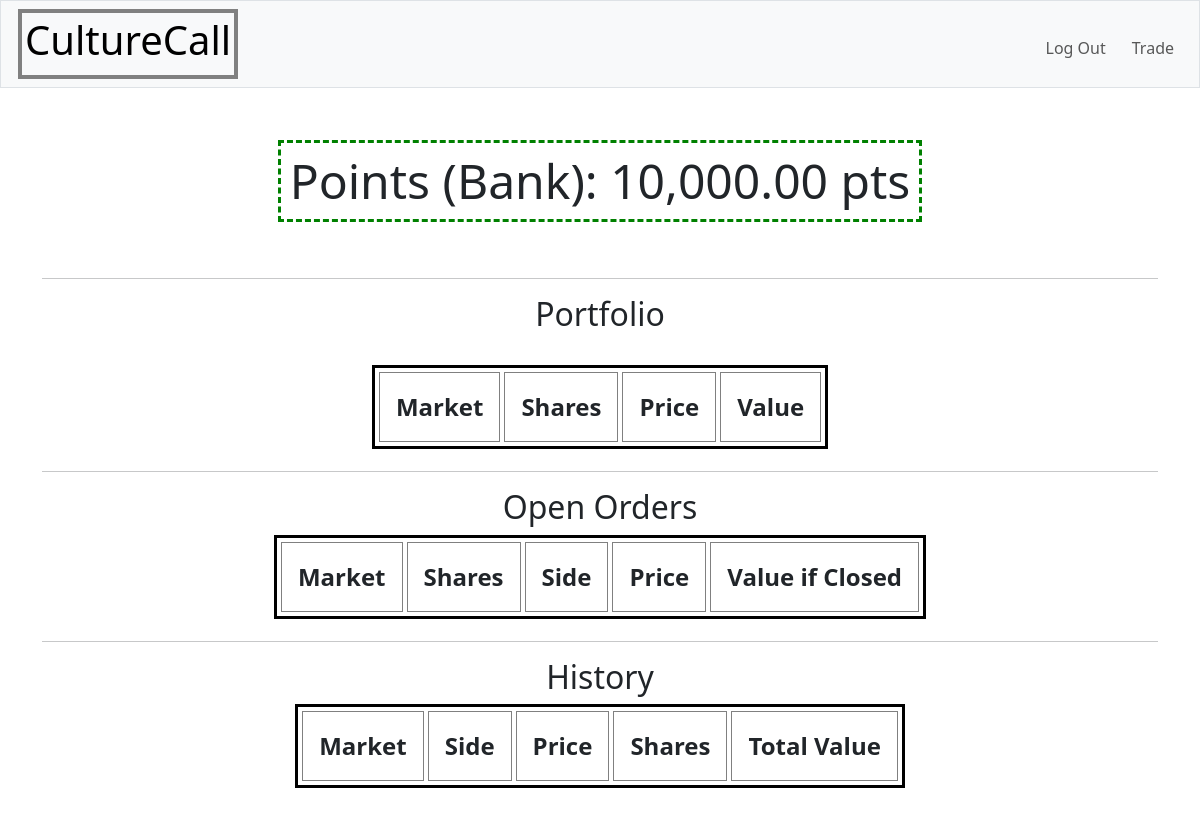
Before: / (signed in) with the older database file.
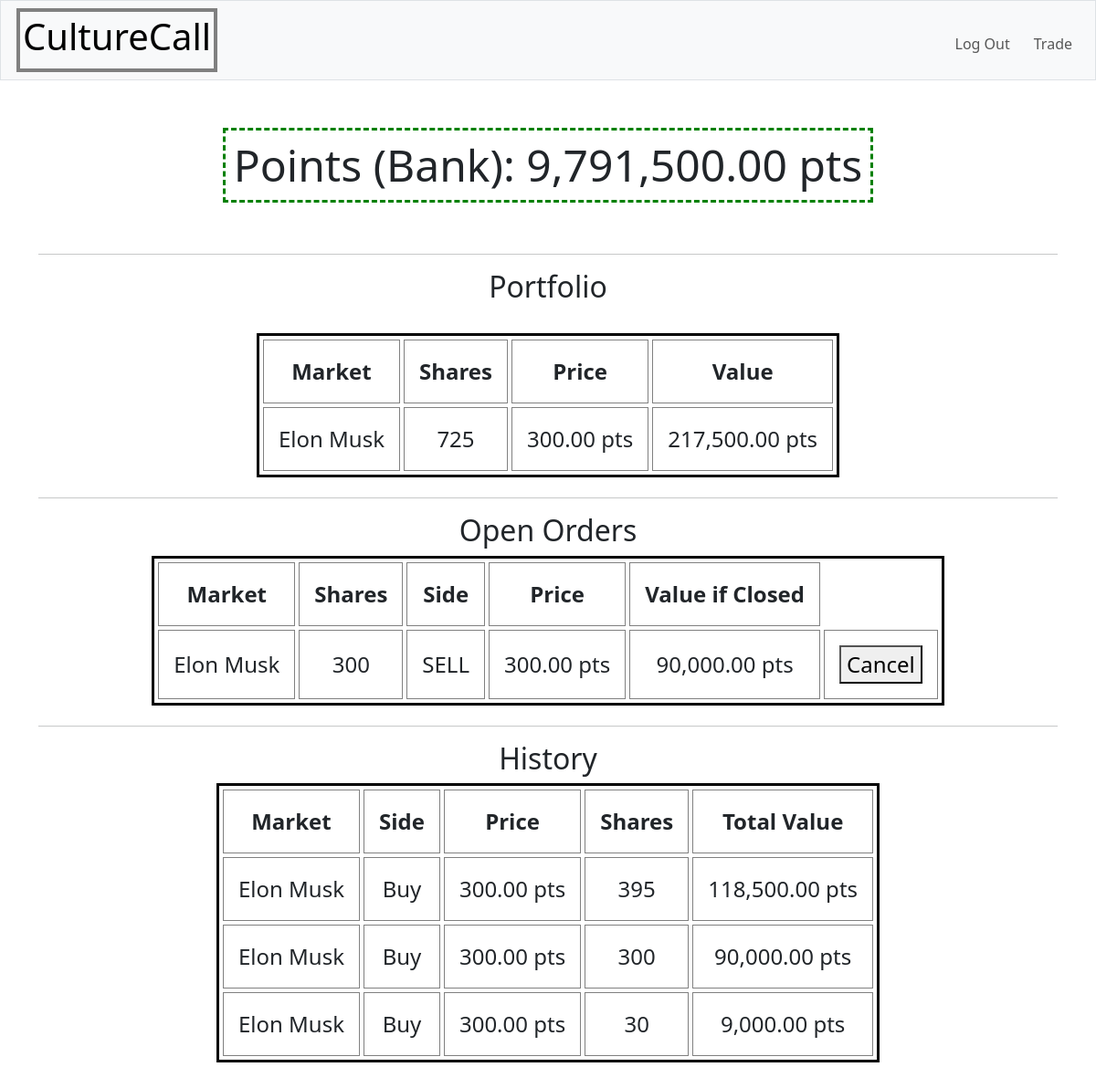
After: the same page with the newer database file.
### tables this page shows
CREATE TABLE portfolio (
    userId INTEGER NOT NULL,
    marketId INTEGER NOT NULL,
    sharesCount INTEGER NOT NULL DEFAULT 0,
    PRIMARY KEY (userId, marketId),
    FOREIGN KEY (userId) REFERENCES users(id),
    FOREIGN KEY (marketId) REFERENCES markets(id)
);

CREATE TABLE markets (    id INTEGER PRIMARY KEY AUTOINCREMENT NOT NULL,     title TEXT NOT NULL, ipo NUMERIC, ipo_shares_left INTEGER);

CREATE TABLE history (    id INTEGER PRIMARY KEY AUTOINCREMENT NOT NULL,    sellerId INTEGER,    marketId INTEGER,    buyerId INTEGER,    sharesCount INTEGER NOT NULL,    executePrice NUMERIC NOT NULL,    executeTime TEXT NOT NULL DEFAULT (datetime('now')),    FOREIGN KEY(marketId) REFERENCES markets(id),    FOREIGN KEY(sellerId) REFERENCES users(id),    FOREIGN KEY(buyerId) REFERENCES users(id));

CREATE TABLE liveOrders (
    id INTEGER PRIMARY KEY AUTOINCREMENT NOT NULL,
    marketId INTEGER,
    initiatorId INTEGER,
	sharesCount INTEGER NOT NULL,
    side TEXT NOT NULL CHECK (side IN ('BUY', 'SELL')),
	limitPrice NUMERIC,
    createdAt TEXT NOT NULL DEFAULT (datetime('now')),
    FOREIGN KEY(marketId) REFERENCES markets(id),
	FOREIGN KEY(initiatorId) REFERENCES users(id)
);

### app.py (the view)
@app.route("/")
@login_required
def index():
    balance = db.execute("SELECT points FROM users WHERE id = ?", session["user_id"])[0]["points"]
    portfolio = db.execute("SELECT * FROM portfolio WHERE userId = ?", session["user_id"])
    open = db.execute("SELECT * FROM liveOrders WHERE initiatorId = ?", session["user_id"])
    history = db.execute("SELECT * FROM history WHERE sellerId = ? OR buyerId = ? ORDER BY executeTime DESC", session["user_id"], session["user_id"])
    print(history)
    for transaction in history:
        if transaction["sellerId"] == session["user_id"]:
            transaction["side"] = "Sell"
        else:
            transaction["side"] = "Buy"
        transaction["market"] = db.execute("SELECT * FROM markets WHERE id = ?", transaction["marketId"])[0]["title"]
    return render_template("index.html", points=pts(balance), portfolio=portfolio, open=open, price=getMarketPrice, pts=pts, mktName=getMarketName, history=history)

### app.py (called while the page is built)
@app.after_request
def after_request(response):
    response.headers["Cache-Control"] = "no-cache, no-store, must-revalidate"
    response.headers["Expires"] = 0
    response.headers["Pragma"] = "no-cache"
    return response

def getMarketPrice(mktId):
    check = db.execute("SELECT * FROM markets WHERE id = ?", mktId)
    if not check or not check[0]:
        return None
    check = check[0]
    ipo = check["ipo"]
    left = check["ipo_shares_left"]
    check = db.execute("SELECT * FROM history WHERE marketId = ? ORDER BY executeTime DESC", mktId)
    if check and check[0]:
        check = check[0]["executePrice"]
        if ipo > check:
            return ipo
        return check
    elif left > 0:
        return ipo
    else:
        print("No price!")
        return None

def getMarketName(mktId):
    check = db.execute("SELECT * FROM markets WHERE id = ?", mktId)
    if not check or not check[0]:
        raise Exception("Market not found.")
    check = check[0]
    return check["title"]

### helpers.py (called while the page is built)
def login_required(f):
    @wraps(f)
    def decorated_function(*args, **kwargs):
        if session.get("user_id") is None:
            return redirect("/login")
        return f(*args, **kwargs)
    return decorated_function

def pts(value):
    return f"{value:,.2f} pts"

### templates/index.html (shortened to what this page needs)
{% extends "layout.html" %}
{% block main %}
    <div id="pointsdiv">
        <h2 id="points">Points (Bank): {{ points }}</h2>
    </div>
    <hr>
    <h2>Portfolio</h2>
    <br>
    <table>
        <tr>
            <th>Market</th>
            <th>Shares</th>
            <th>Price</th>
            <th>Value</th>
        </tr>
    {% for position in portfolio %}
        <tr>
            <td>{{ mktName(position["marketId"]) }}</td>
            <td>{{ position["sharesCount"] }}</td>
            <td>{{ pts(price(position["marketId"])) }}</td>
            <td>{{ pts(price(position["marketId"]) * position["sharesCount"]) }}</td>
        </tr>
    {% endfor %}
    </table>
    <hr>
    <h2>Open Orders</h2>
    <table>
        <tr>
            <th>Market</th>
            <th>Shares</th>
            <th>Side</th>
            <th>Price</th>
            <th>Value if Closed</th>
        </tr>
    {% for position in open %}
        <tr>
            <td>{{ mktName(position["marketId"]) }}</td>
            <td>{{ position["sharesCount"] }}</td>
            <td>{{ position["side"] }}</td>
            <td>{{ pts(position["limitPrice"]) }}</td>
            <td>{{ pts(position["limitPrice"] * position["sharesCount"]) }}</td>
            <td>
                <form action="/cancel" method="post">
                    <button type="submit">Cancel</button>
                </form>
            </td>
        </tr>
    {% endfor %}
    </table>
    <hr>
    <h2>History</h2>
    <table>
        <tr>
            <th>Market</th>
            <th>Side</th>
            <th>Price</th>
            <th>Shares</th>
            <th>Total Value</th>
        </tr>
    {% for transaction in history %}
        <tr>
            <td>{{ transaction["market"] }}</td>
            <td>{{ transaction["side"] }}</td>
            <td>{{ pts(transaction["executePrice"]) }}</td>
            <td>{{ transaction["sharesCount"] }}</td>
            <td>{{ pts(transaction["executePrice"] * transaction["sharesCount"]) }}</td>
        </tr>
    {% endfor %}
    </table>
{% endblock %}

### templates/layout.html (shortened to what this page needs)
<!DOCTYPE html>
<html lang="en">
    <head>
        <link href="https://cdn.jsdelivr.net/npm/bootstrap@5.3.8/dist/css/bootstrap.min.css" rel="stylesheet">
        <link href="/static/styles.css" rel="stylesheet">
    </head>
    <body>
        <nav class="bg-light border navbar navbar-expand-md navbar-light">
            <div class="container-fluid">
                <a href="/"><h1>CultureCall</h1></a>
                <div class="collapse navbar-collapse" id="navbar">
                    {% if session["user_id"] %}
                        <ul class="navbar-nav ms-auto mt-2">
                            <li class="nav-item"><a class="nav-link" href="/logout">Log Out</a></li>
                            <li class="nav-item"><a class="nav-link" href="/trade">Trade</a></li>
                        </ul>
                    {% else %}
                        <ul class="navbar-nav ms-auto mt-2">
                            <li class="nav-item"><a class="nav-link" href="/signup">Sign Up</a></li>
                            <li class="nav-item"><a class="nav-link" href="/login">Log In</a></li>
                        </ul>
                    {% endif %}
                </div>
            </div>
        </nav>
        <main class="container py-5 text-center">
            {% block main %}{% endblock %}
        </main>
    </body>
</html>

### static/styles.css (style rules this page uses)
table { border-collapse: separate; border-spacing: 4px; border: 3px solid black; display: inline-block; margin-left: auto; margin-right: auto; }
td, th { border: 1px solid gray; padding: 16px; font-size: 2vw; }
#points { font-size: 4vw; border: 3px dashed GREEN; padding: 9px; display: inline-block; margin: 0; }
#pointsdiv { height: 15vh; width: 100%; padding: 4px 4vw; text-align: center; overflow: auto; position: relative; display: inline-block; margin-left: auto; margin-right: auto; }
a { text-decoration: none; color: black; border: 4px solid gray; padding: 3px; display: flex; margin-left: 5px; margin-right: 5px; }

Changed rows visible on the page:
now on this page (row edited): portfolio: marketId.title "Elon Musk", sharesCount "725", marketId.executePrice "300.00 pts", pts(price(position['marketId'])*position['sharesCount']) "217,500.00 pts"
added liveOrders: marketId.title "Elon Musk", sharesCount "300", side "SELL", limitPrice "300.00 pts", pts(position['limitPrice']*position['sharesCount']) "90,000.00 pts"
added history: executePrice "300.00 pts", executePrice+sharesCount "118,500.00 pts"
added history: executePrice "300.00 pts", executePrice+sharesCount "90,000.00 pts"
added history: executePrice "300.00 pts", executePrice+sharesCount "9,000.00 pts"
Other visible differences:
{{ points }}: "10,000.00 pts" → "9,791,500.00 pts"
